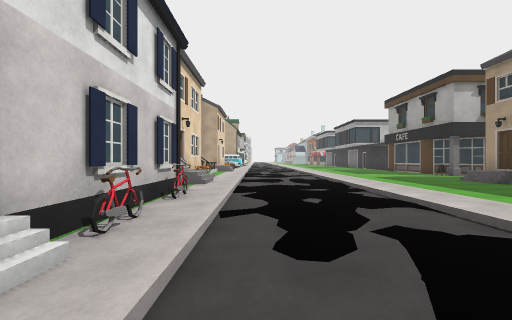
view 1 (above)

17 first-person views from a walk through a Unity game level. The camera is 1.4 m above the floor, looks level and sees 90° across. The floor is counted in squares, 2 m on a side. Each view is taken from the middle of a square. On the plan, view 1 faces up. The plan holds only what a view shows up to about 9 squares ahead; the rest is blank. The place goes on beyond the plan. The player character is not drawn. Some animated figures are not drawn. Surface patterns are stand-ins for the level's own textures.

view 2
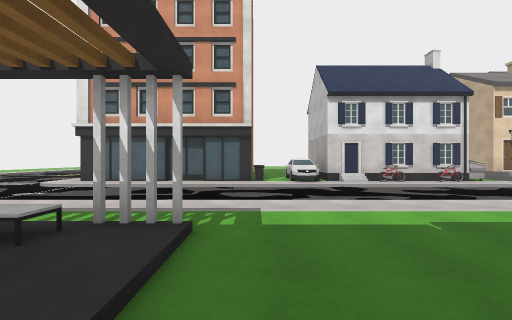

view 3
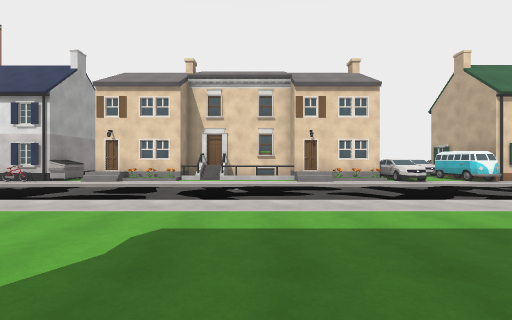

view 4
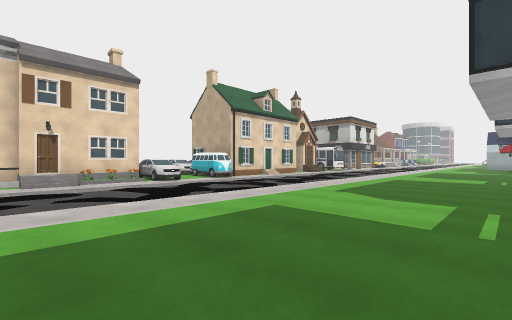

view 5
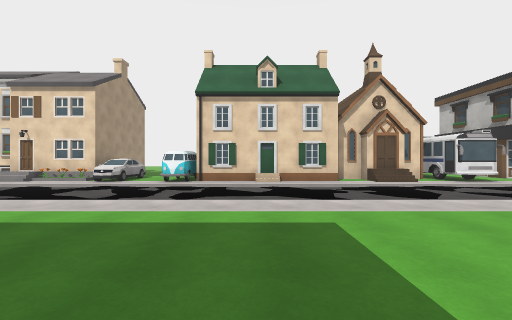

view 6
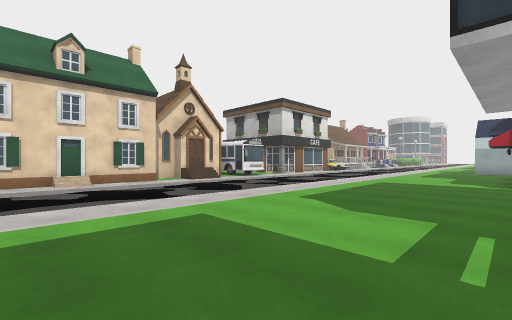

view 7
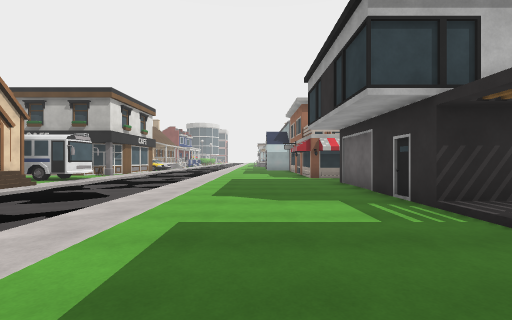

view 8
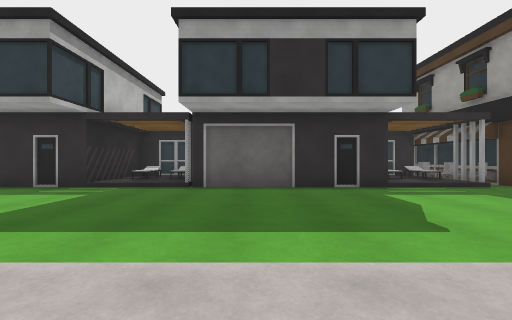

view 9
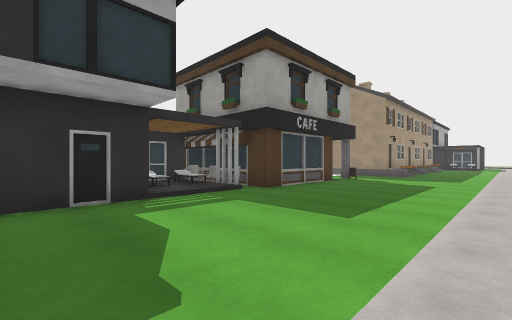

view 10
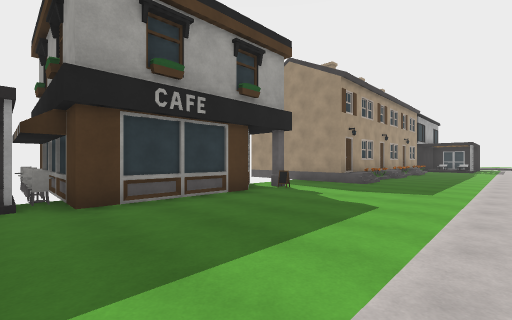

view 11
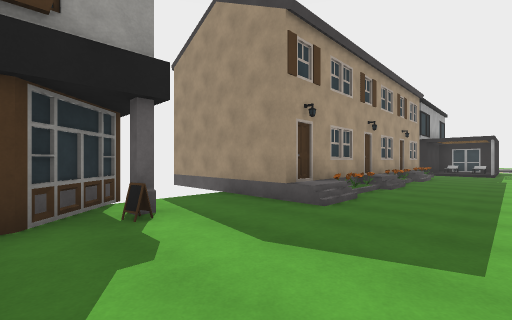

view 12
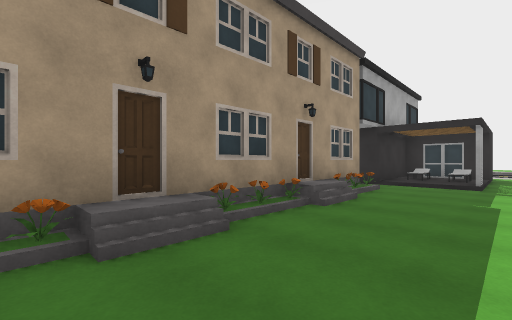

view 13
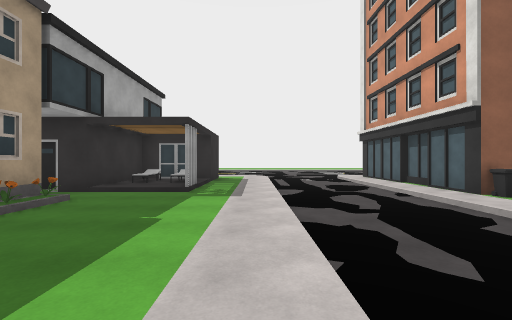

view 14
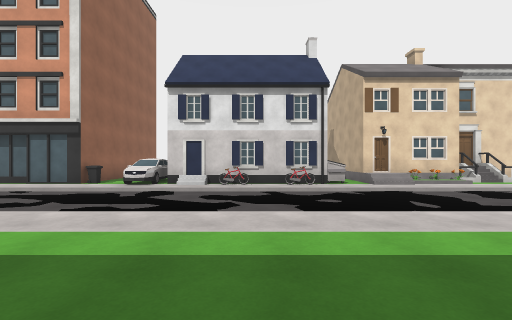

view 15
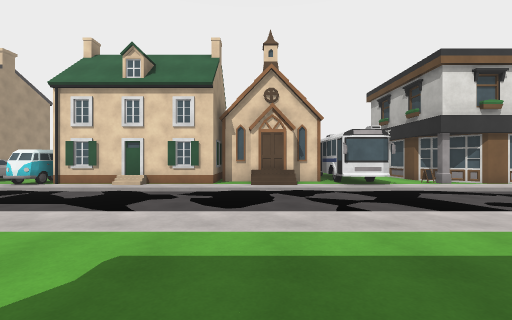

view 16
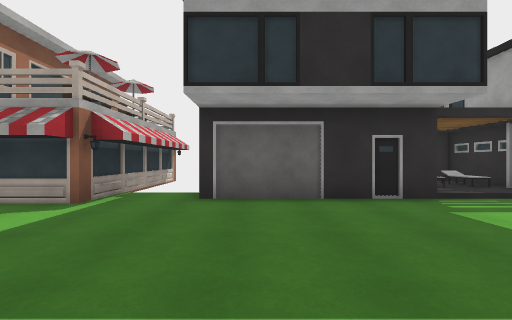

view 17
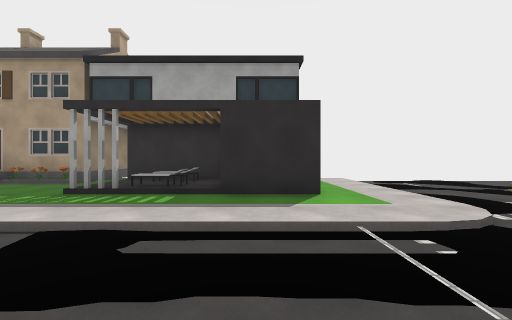

### Floor plan
Key: @ floor where view 1 was taken; # wall or solid block; . main floor; : floor 0.25 m higher than the main floor; - floor 0.25 m lower than the main floor; / step, stairs or slope; ~ water the walk can cross; U dumpster; B bike; C car; I bin; A van; L building.
Columns run from 3 left of view 1 to 12 right of it. Each row starts with its distance up from view 1.
 31 .L.~-  ....
 30 ...--~.....##
 29 ##.~~~......
 28 #..-~-.....#
 27 ##/~--.....#
 26 ##/~~-.....#
 25 #..~~-.....#
 24 ##.--~.....###
 23  #.~~-.....//#
 22  #/-~-.....//#
 21  #.~~-.....###
 20  #/~--.....#
 19 AAA-~~.....#
 18 ...--~.....#
 17 CCC~~~.....##
 16  #.~~-.....:/:#
 15  #.--~.....//:#
 14  #.~~-.....#LLLL
 13 ##.~~-.....#
 12 # .~~-.....#
 11 ##.~~-.....#
 10 ##.---....L.L
  9  #.~-~......
  8  #.--~......
  7 ##.-~~....###
  6  ..~-~....#
  5  U.~~~....#
  4  #B-~~....#
  3  #.-~-....#
  2  #B--~....#
  1  #/~~~....#
  0 CCC@~~....#
 -1  C.~~-....###
 -2 .I.--~......
 -3 ##.-~~..#/##
 -4  #.~--..//#
 -5  #.~--..::#
 -6  #.---..###
 -7  #.---..#

Where each view was taken, in squares from view 1:
view 1: 0 up, 0 right, facing up
view 2: 2 down, 7 right, facing left
view 3: 12 up, 7 right, facing left
view 4: 13 up, 7 right, facing up-left
view 5: 22 up, 7 right, facing left
view 6: 21 up, 7 right, facing up-left
view 7: 20 up, 5 right, facing up
view 8: 20 up, 2 right, facing right
view 9: 19 up, 3 right, facing down-right
view 10: 15 up, 3 right, facing down-right
view 11: 11 up, 4 right, facing down-right
view 12: 5 up, 4 right, facing down-right
view 13: 3 up, 3 right, facing down
view 14: 3 up, 6 right, facing left
view 15: 26 up, 6 right, facing left
view 16: 27 up, 3 right, facing right
view 17: 6 down, 0 right, facing right
